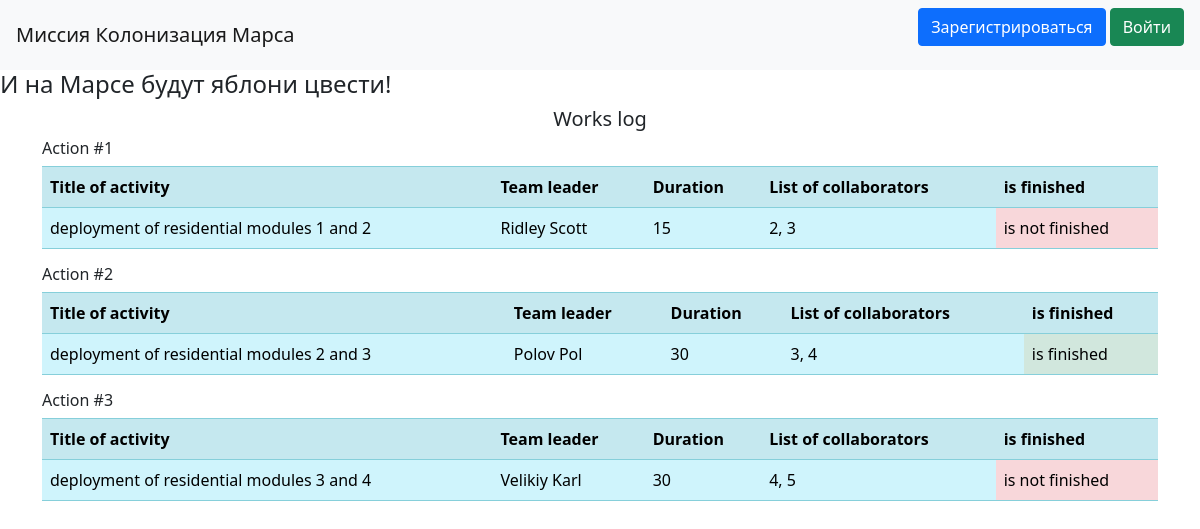
The app's page /, older data.
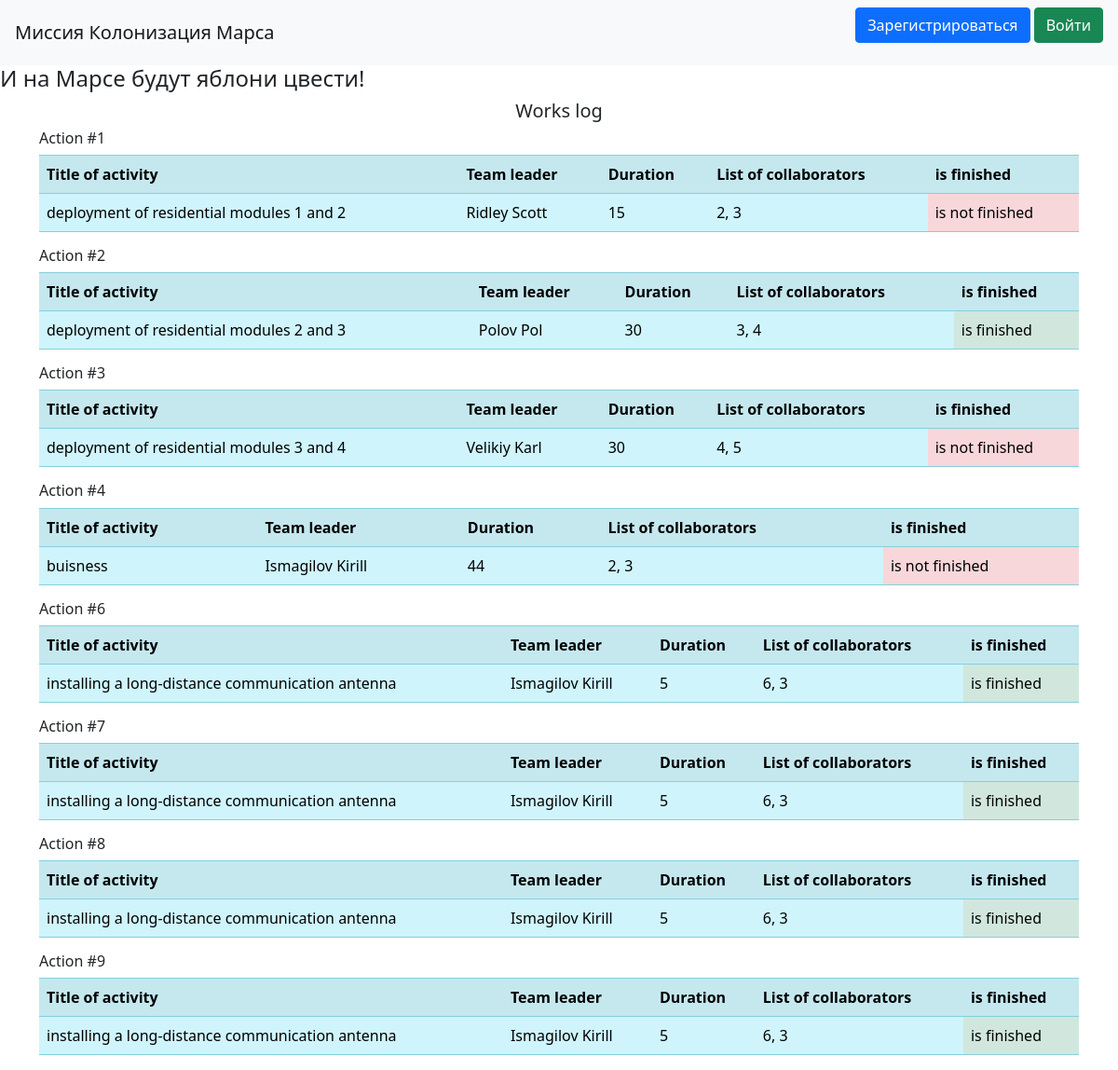
The same page, newer data.
### data/jobs.py (models this page shows)
class Jobs(SqlAlchemyBase, SerializerMixin, UserMixin):
    __tablename__ = 'jobs'
    id = sqlalchemy.Column(sqlalchemy.Integer,
                           primary_key=True, autoincrement=True)
    team_leader = sqlalchemy.Column(sqlalchemy.Integer, ForeignKey('users.id'), nullable=False)
    job = sqlalchemy.Column(sqlalchemy.Text, nullable=True)
    work_size = sqlalchemy.Column(sqlalchemy.Integer, nullable=False)
    collaborators = sqlalchemy.Column(sqlalchemy.String, nullable=True)
    start_date = sqlalchemy.Column(sqlalchemy.DateTime, default=datetime.datetime.now)
    end_date = sqlalchemy.Column(sqlalchemy.DateTime, nullable=True)
    is_finished = sqlalchemy.Column(sqlalchemy.Boolean, default=False)
    user = orm.relationship('User')

### data/users.py (models this page shows, shortened)
class User(SqlAlchemyBase, UserMixin, SerializerMixin):
    __tablename__ = 'users'
    id = sqlalchemy.Column(sqlalchemy.Integer,
                           primary_key=True, autoincrement=True)
    surname = sqlalchemy.Column(sqlalchemy.String, nullable=True)
    name = sqlalchemy.Column(sqlalchemy.String, nullable=True)
    age = sqlalchemy.Column(sqlalchemy.Integer, nullable=True)
    position = sqlalchemy.Column(sqlalchemy.String, nullable=True)
    speciality = sqlalchemy.Column(sqlalchemy.String, nullable=True)
    address = sqlalchemy.Column(sqlalchemy.String, nullable=True)
    email = sqlalchemy.Column(sqlalchemy.String,
                              index=True, unique=True, nullable=True)
    hashed_password = sqlalchemy.Column(sqlalchemy.String, nullable=True)
    modified_date = sqlalchemy.Column(sqlalchemy.DateTime,
                                      default=datetime.datetime.now)
    jobs = orm.relationship('Jobs', back_populates='user')

### main.py (the view)
    @app.route("/")
    def table():
        jobs = db_sess.query(Jobs).all()
        users = db_sess.query(User).all()
        users_dict = {user.id: (user.name, user.surname) for user in users}
        return render_template('table.html', jobs=jobs, users_dict=users_dict)

### templates/table.html (shortened to what this page needs)
{% extends "base.html" %}
{% block content %}
<h5 align="center">Works log</h5>
<div>
    {% for job in jobs %}
    <h6>Action #{{ job.id }}</h6>
    <table class="table table-info table-striped">
        <tr>
            <th>Title of activity</th>
            <th>Team leader</th>
            <th>Duration</th>
            <th>List of collaborators</th>
            <th>is finished</th>
        </tr>
        <tr>
            <td>{{ job.job }}</td>
            {% set team_leader = users_dict[job.team_leader] if job.team_leader in users_dict else (None, None) %}
            <td>{{ team_leader[0] if team_leader[0] else 'Error' }} {{ team_leader[1] if team_leader[1] else '' }}</td>
            <td>{{ job.work_size }}</td>
            <td>{{ job.collaborators }}</td>
            {% if job.is_finished %}
            <td class="table-success">is finished</td>
            {% else %}
            <td class="table-danger">is not finished</td>
            {% endif %}
        </tr>
    </table>
    {% endfor %}
</div>
{% endblock %}

### templates/base.html (shortened to what this page needs)
<!doctype html>
<html lang="en">
<head>
    <link rel="stylesheet"
          href="https://stackpath.bootstrapcdn.com/bootstrap/4.4.1/css/bootstrap.min.css"
>
    <link rel="stylesheet"
          href="https://cdn.jsdelivr.net/npm/bootstrap@5.0.0-beta1/dist/css/bootstrap.min.css"
>
</head>
<body>
<header>
    <nav class="navbar navbar-light bg-light">
        <a class="navbar-brand" href="#">Миссия Колонизация Марса</a>
        {% if current_user.is_authenticated %}
            <a class="navbar-brand" href="/logout">{{ current_user.name }} {{ current_user.surname }}</a>
        {% else %}
            <p>
                <a class="btn btn-primary " href="/register">Зарегистрироваться</a>
                <a class="btn btn-success" href="/login">Войти</a>
            </p>
        {% endif %}
    </nav>
    <h4>
        И на Марсе будут яблони цвести!
    </h4>
</header>
<main role="main" class="container">
    {% block content %}{% endblock %}
</main>
</body>
</html>

Row changes from the older to the newer data that the page shows:
added Jobs: id "4", job "buisness", work_size "44", collaborators "2, 3", is_finished "is not finished"
now on this page (row unchanged): User: name "Ismagilov", surname "Kirill"
added Jobs: id "6", job "installing a long-distance communication antenna", work_size "5", collaborators "6, 3", is_finished "is finished"
added Jobs: id "7", job "installing a long-distance communication antenna", work_size "5", collaborators "6, 3", is_finished "is finished"
added Jobs: id "8", job "installing a long-distance communication antenna", work_size "5", collaborators "6, 3", is_finished "is finished"
added Jobs: id "9", job "installing a long-distance communication antenna", work_size "5", collaborators "6, 3", is_finished "is finished"
